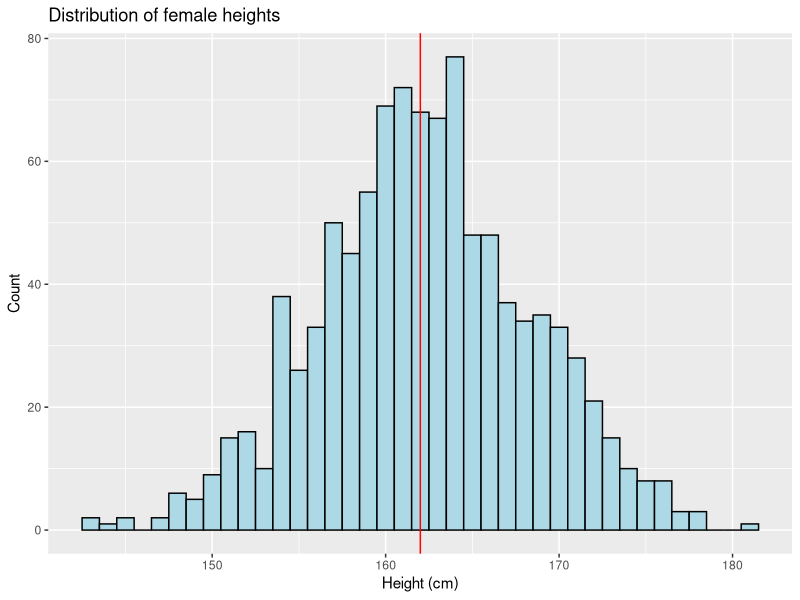
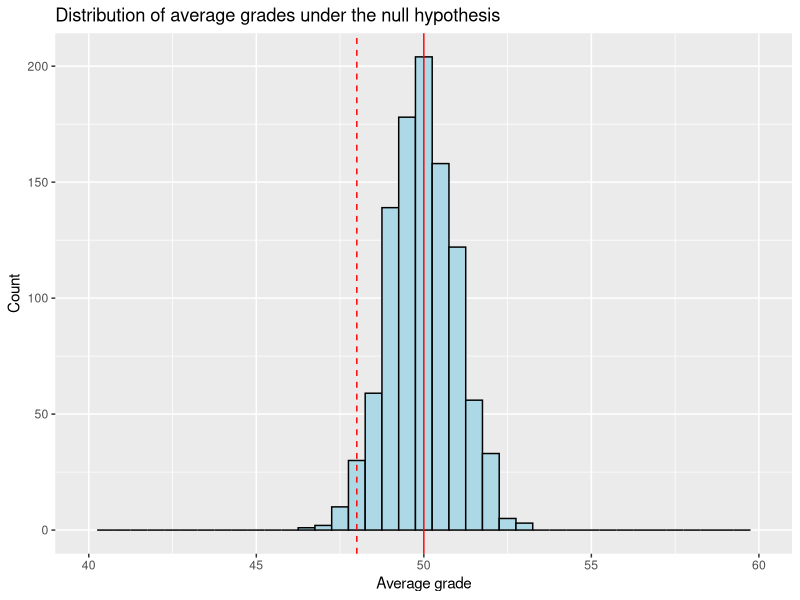
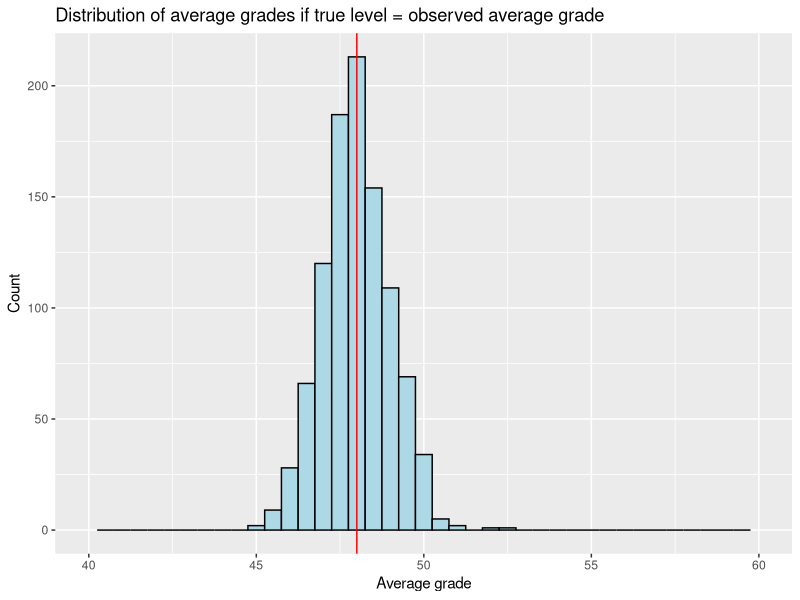

Recreate these plots in R, in order.
## ---- chunk 1
#| label: setup
#| echo: false

library(tibble)
library(ggplot2)
## ---- chunk 2
#| label: normal distribution, heights

# female height is distributed normally,
# with a mean of 162cm and a standard deviation of 6.1cm

heights <- rnorm(n = 1e3, mean = 162, sd = 6.1)
ggplot(tibble(height = heights), aes(x = height)) +
  geom_histogram(binwidth = 1, color = "black", fill = "lightblue") +
  geom_vline(xintercept = 162, color = "red", linetype = "solid") +
  labs(title = "Distribution of female heights", x = "Height (cm)", y = "Count")
## ---- chunk 3
#| label: central-limit-theorem-example

grades <- c(49, 47)
n <- length(grades)
x_bar <- mean(grades)
s <- sd(grades)
mu <- 50 # null hypothesis

# let's take a look at the possible average grades we could have observed
# r-function to draw from a distribution
# recall: we used rbinom last time to draw from a binomial distribution
grades <- rnorm(1e3, mean = mu, sd = s / sqrt(n))

ggplot(tibble(grade = grades), aes(grade)) +
  geom_histogram(binwidth = 0.5, color = "black", fill = "lightblue") +
  geom_vline(xintercept = x_bar, color = "red", linetype = "dashed") +
  geom_vline(xintercept = mu, color = "red", linetype = "solid") +
  labs(
    title = "Distribution of average grades under the null hypothesis",
    x = "Average grade",
    y = "Count"
  ) +
  xlim(40, 60)
## ---- chunk 4
#| label: p-value-calculation

# p-function: give it a value, it gives you
# the area under the curve to the left of that value
# (the cumulative probability: F(x) = Pr(X <= x))
pnorm(q = x_bar, mean = mu, sd = s / sqrt(n))
## ---- chunk 5
#| label: towards-confidence-intervals

grades <- rnorm(1e3, mean = x_bar, sd = s / sqrt(n))

ggplot(tibble(grade = grades), aes(grade)) +
  geom_histogram(binwidth = 0.5, color = "black", fill = "lightblue") +
  geom_vline(xintercept = x_bar, color = "red", linetype = "solid") +
  labs(
    title = "Distribution of average grades if true level = observed average grade",
    x = "Average grade",
    y = "Count"
  ) +
  xlim(40, 60)
## ---- chunk 6
#| label: confidence-interval-calculation

# q-function: give me the value that generates a cumulative probability of p
lower_bound <- qnorm(p = 0.025, mean = x_bar, sd = s / sqrt(n))
upper_bound <- qnorm(p = 0.975, mean = x_bar, sd = s / sqrt(n))
c(
  lower_bound,
  upper_bound
)
## ---- chunk 7
#| label: application-standard-normal

# this
heights <- rnorm(n = 1000, mean = 162, sd = 6.1)
# is the same as this
heights <- 162 + 6.1 * rnorm(n = 1000, mean = 0, sd = 1)
## ---- chunk 8
#| label: z-score-calculation

std_error <- s / sqrt(n)
z_score <- (x_bar - mu) / std_error
z_score
# p-value from z-score
pnorm(q = z_score, mean = 0, sd = 1)
# confidence interval from z-score
lower_bound_z <- x_bar + std_error * qnorm(p = 0.025, mean = 0, sd = 1)
upper_bound_z <- x_bar + std_error * qnorm(p = 0.975, mean = 0, sd = 1)
c(
  lower_bound_z,
  upper_bound_z
)
## ---- chunk 9
#| label: basic-functions

# that's the very lengthy way to write a function in R
addition <- function(x) {
  # turn our input into an output
  output <- x + 1
  # return the output
  return(output)
}

# let's use our function
addition(4) # returns 5 (wohoo!)

# more concise way to write the same function
addition <- function(x) {
  output <- x + 1
  # we can omit the return() statement
  # and just print the output we want to return instead
  output
}

# even more concise way to write the same function
addition <- function(x) {
  x + 1
}
## ---- chunk 10
#| label: functions-multiple-arguments

super_addition <- function(x, y) {
  x + y
}

super_addition(4, 5) # returns 9
## ---- chunk 11
#| label: functions-default-arguments

# here, if we don't give a value for y, it will default to 1
addition <- function(x, y = 1) {
  x + y
}

addition(4) # returns 5, as y defaults to 1
addition(4, 5) # returns 9

# don't forget to document your functions! that way you can remember what they do and how to use them later on
# AI is really good at writing documentation for functions, so you can just ask it to do that for you
# select the function code, press Shift + Cmd + I and type /doc to get AI to write documentation for you
## ---- chunk 12
#| label: ci-function

ci <- function(v) {
  x_bar <- mean(v)
  s <- sd(v)
  n <- length(v)
  std_error <- s / sqrt(n)
  lower_bound_z <- x_bar + std_error * qnorm(p = 0.025, mean = 0, sd = 1)
  upper_bound_z <- x_bar + std_error * qnorm(p = 0.975, mean = 0, sd = 1)
  c(
    "lower.bound" = lower_bound_z,
    "upper.bound" = upper_bound_z
  )
}
## ---- chunk 13
#| label: ci-function-application

guy <- c(49, 47)
girl <- c(51, 53)
ci(guy)
ci(girl)
## ---- chunk 14
#| label: t-test-application

test <- t.test(x = guy, y = girl)
test
